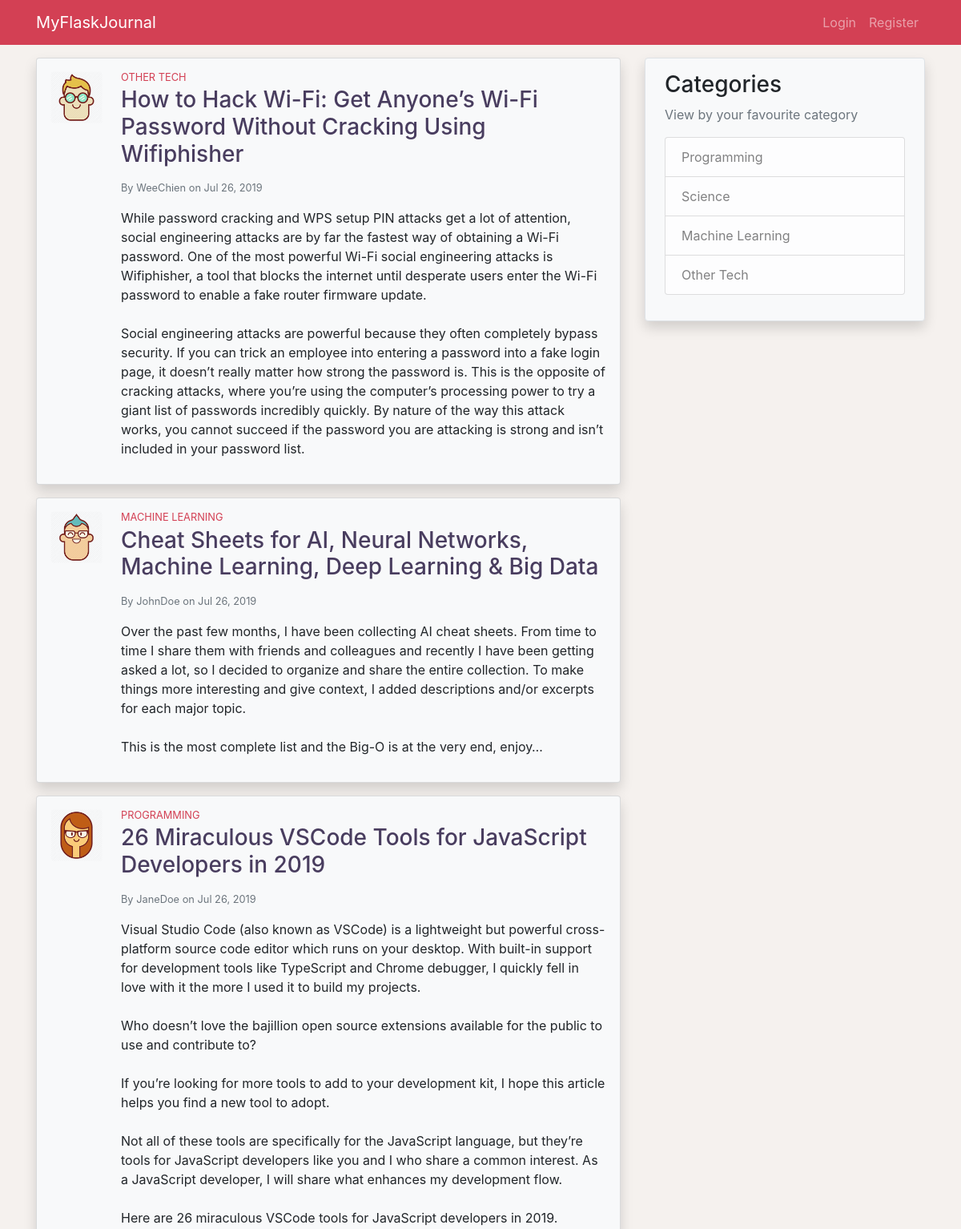
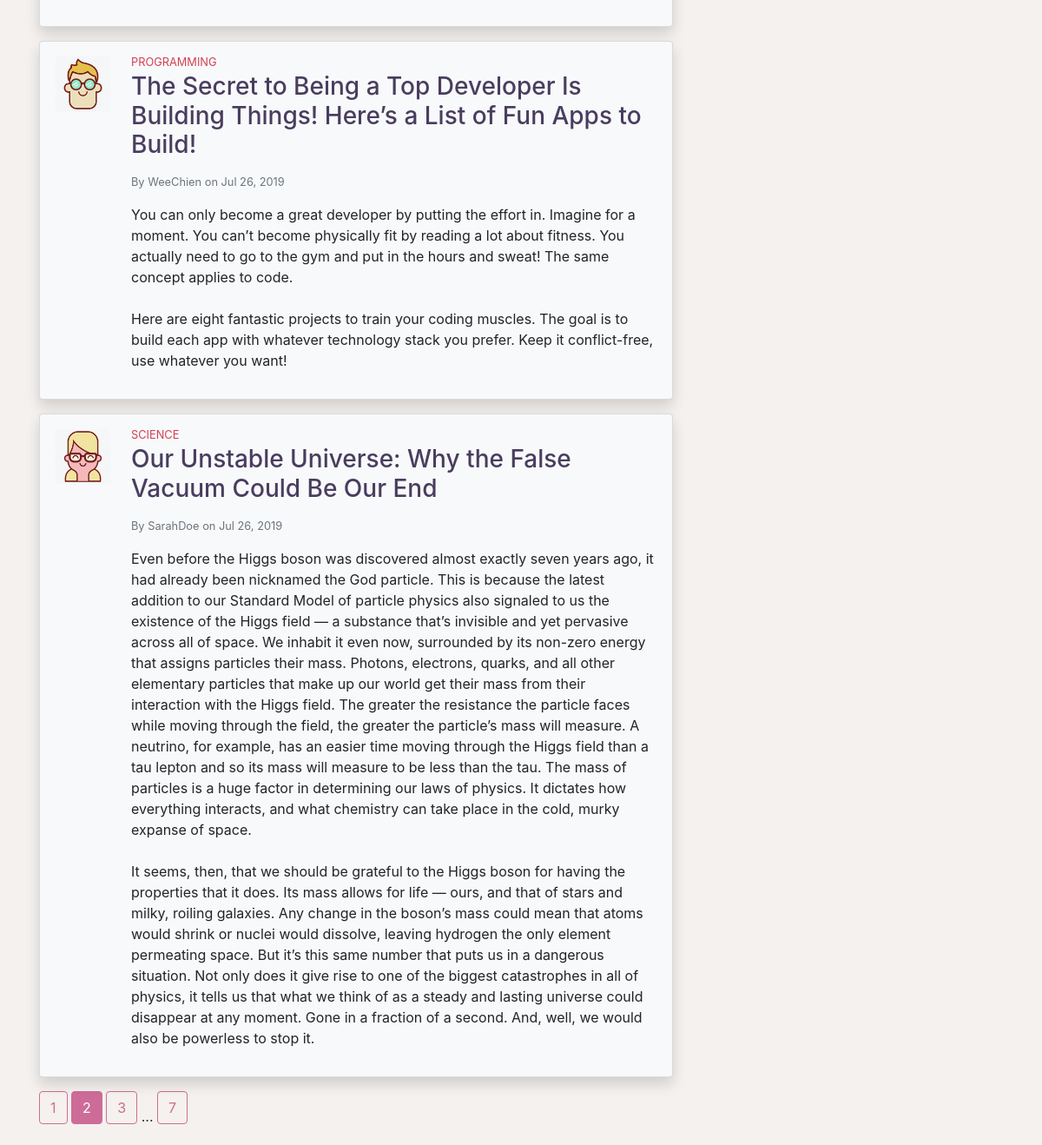
The page /home?page=2 on the database its author committed (2 pictures, top to bottom).
### application/models.py (models this page shows, shortened)
class Post(db.Model):
    id = db.Column(db.Integer, primary_key=True)
    title = db.Column(db.String(100), nullable=False)
    date_posted = db.Column(db.DateTime, nullable=False,
                            default=datetime.utcnow)
    content = db.Column(db.Text, nullable=False)
    category = db.Column(db.String(100), nullable=False)
    user_id = db.Column(db.Integer, db.ForeignKey('user.id'), nullable=False)

class User(db.Model, UserMixin):
    id = db.Column(db.Integer, primary_key=True)
    username = db.Column(db.String(20), unique=True, nullable=False)
    email = db.Column(db.String(120), unique=True, nullable=False)
    image_file = db.Column(db.String(20), nullable=False,
                           default='default.jpg')
    password = db.Column(db.String(60), nullable=False)
    posts = db.relationship('Post', backref='author', lazy=True)

### application/main/routes.py (the view)
@main.route('/')
@main.route('/home')
def index():
    page = request.args.get('page', 1, type=int)
    posts = Post.query.order_by(
        Post.date_posted.desc()).paginate(page=page, per_page=5)
    return render_template('index.html', title='Home', posts=posts)

### application/templates/index.html (shortened to what this page needs)
{% extends 'layout.html' %}
{% block content %}
    {% for post in posts.items %}
        <div class="card mb-3 p-3 shadow bg-light">
            <div class="row">
                <div class="ml-3 mb-3 pr-2">
                    <img src="{{ url_for('static', filename='profile_pics/' + post.author.image_file) }}" class="post-img rounded mx-md-auto d-block">
                </div>
                <div class="col">
                    <h6 class="post-category mb-1 small">
                    </h6>
                    <h3 class="post-title mb-3">
                        <a class="clean-a" href="{{ url_for('posts.post', post_id=post.id) }}">{{ post.title }}</a>
                    </h3>
                    <div class="text-muted small mb-3">
                        By <a class="clean-a" href="{{ url_for('users.user_posts', username=post.author.username) }}">{{ post.author.username }}</a>
                        on {{ post.date_posted.strftime('%b %d, %Y')}}
                    </div>
                    <p class="post-content">{{ post.content }}</p>
                </div>
            </div>
        </div>
    {% endfor %}
    {% for page_num in posts.iter_pages(left_edge=1, right_edge=1, left_current=1, right_current=2) %}
        {% if page_num %}
            {% if page_num == posts.page %}
                <a href="{{ url_for('main.index', page=page_num) }}" class="btn btn-info mb-4">{{ page_num }}</a>
            {% else %}
                <a href="{{ url_for('main.index', page=page_num) }}" class="btn btn-outline-info mb-4">{{ page_num }}</a>
            {% endif %}
        {% else %}
            ...
        {% endif %}
    {% endfor %}
{% endblock %}

### application/static/style.css (style rules this page uses)
body { background-color: #F5F1EE; }
.post-img { height: 65px; width: 65px; }
.post-title { color: #493D5F; }
.post-category { color: #D34054; }
.post-content { white-space: pre-line; }
.clean-a { color: inherit; }
.btn-outline-info { color: #CD6C98; border-color: #CD6C98; }
.btn-info { background-color: #CD6C98; border-color: #CD6C98; }

### rows shown on the page
Post: image_file (picture), category "OTHER TECH", title "How to Hack Wi-Fi: Get Anyone’s Wi-Fi Password Without Cracking Using Wifiphisher", author.username "WeeChien", date_posted "Jul 26, 2019", content "While password cracking and WPS setup PIN attacks get a lot of attention, social engineering attacks are by far the fastest way of obtaining a Wi-Fi password. One of the most powerful Wi-Fi social engineering attacks is Wifiphisher, a tool that blocks the internet until desperate users enter the Wi-Fi password to enable a fake router firmware update. Social engineering attacks are powerful because they often completely bypass security. If you can trick an employee into entering a password into a fake login page, it doesn’t really matter how strong the password is. This is the opposite of cracking attacks, where you’re using the computer’s processing power to try a giant list of passwords…"
Post: image_file (picture), category "MACHINE LEARNING", title "Cheat Sheets for AI, Neural Networks, Machine Learning, Deep Learning & Big Data", author.username "JohnDoe", date_posted "Jul 26, 2019", content "Over the past few months, I have been collecting AI cheat sheets. From time to time I share them with friends and colleagues and recently I have been getting asked a lot, so I decided to organize and share the entire collection. To make things more interesting and give context, I added descriptions and/or excerpts for each major topic. This is the most complete list and the Big-O is at the very end, enjoy…"
Post: image_file (picture), category "PROGRAMMING", title "26 Miraculous VSCode Tools for JavaScript Developers in 2019", author.username "JaneDoe", date_posted "Jul 26, 2019", content "Visual Studio Code (also known as VSCode) is a lightweight but powerful cross-platform source code editor which runs on your desktop. With built-in support for development tools like TypeScript and Chrome debugger, I quickly fell in love with it the more I used it to build my projects. Who doesn’t love the bajillion open source extensions available for the public to use and contribute to? If you’re looking for more tools to add to your development kit, I hope this article helps you find a new tool to adopt. Not all of these tools are specifically for the JavaScript language, but they’re tools for JavaScript developers like you and I who share a common interest. As a JavaScript developer, I…"
Post: image_file (picture), category "PROGRAMMING", title "The Secret to Being a Top Developer Is Building Things! Here’s a List of Fun Apps to Build!", author.username "WeeChien", date_posted "Jul 26, 2019", content "You can only become a great developer by putting the effort in. Imagine for a moment. You can’t become physically fit by reading a lot about fitness. You actually need to go to the gym and put in the hours and sweat! The same concept applies to code. Here are eight fantastic projects to train your coding muscles. The goal is to build each app with whatever technology stack you prefer. Keep it conflict-free, use whatever you want!"
Post: image_file (picture), category "SCIENCE", title "Our Unstable Universe: Why the False Vacuum Could Be Our End", author.username "SarahDoe", date_posted "Jul 26, 2019", content "Even before the Higgs boson was discovered almost exactly seven years ago, it had already been nicknamed the God particle. This is because the latest addition to our Standard Model of particle physics also signaled to us the existence of the Higgs field — a substance that’s invisible and yet pervasive across all of space. We inhabit it even now, surrounded by its non-zero energy that assigns particles their mass. Photons, electrons, quarks, and all other elementary particles that make up our world get their mass from their interaction with the Higgs field. The greater the resistance the particle faces while moving through the field, the greater the particle’s mass will measure. A neutrino,…"

### other values the page prints
{{ page_num }} "1" "3" "7"
{{ page_num }} "2"
